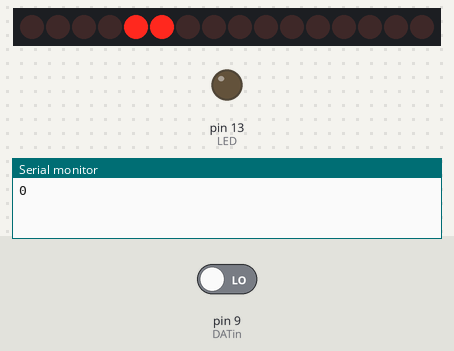
A sketch run on a simulated Arduino Uno, built with avr-gcc and run on an emulated ATmega328P. Shown: 16 shift-register outputs drawn as a row of LEDs (first output left, lit = HIGH), output pins drawn as LEDs (lit = HIGH), the last lines printed to the serial monitor. Wiring (inferred from the names in the program): 2 × shift register (74HC595): data pin 11; shift clock pin 12; latch pin 10. Wiring (inferred from the signals the program sends): row of LEDs: on Q0, Q1, Q2, Q3, Q4, Q5, Q6, Q7, Q8, Q9, Q10, Q11, Q12, Q13, Q14, Q15. The inputs (shaded band) are chosen by the test bench; at power-on: pin 9 (DATin) LOW. Pins used as bus, display or sensor lines are not drawn.

Above: at 1.2 s.
1.3 s: pin 9 (DATin) driven HIGH
At 1.7 s:
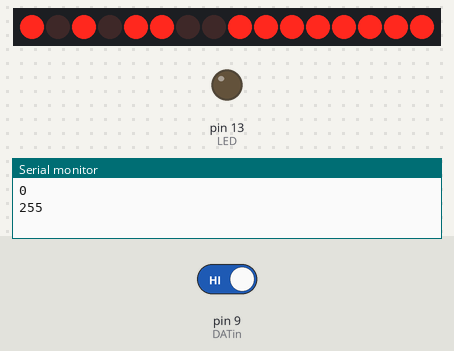
2.8 s: pin 9 (DATin) driven LOW
At 4.0 s:
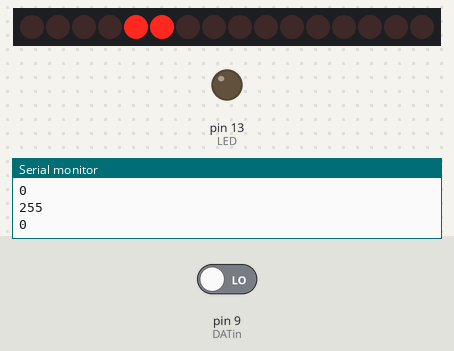
Timing chart, 0 to 5.8 s (numbered marks = the images above; inputs shaded):
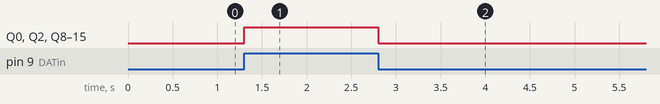

The sketch:

FPGA_Ejercicio29_3.ino
```cpp
const int LED = 13;  //-- LED de Arduino
const int CLK = 12;  //-- Pin de reloj
const int DATout = 11;  //-- Pin de Datos salida
const int DATin = 9;  //-- Pin de Datos entrada
const int CTRL = 10; //-- Pin de control

void setup() {
  pinMode(LED, OUTPUT);
  pinMode(CLK, OUTPUT);
  pinMode(DATin, INPUT);
  pinMode(DATout, OUTPUT);
  pinMode(CTRL, OUTPUT);
  digitalWrite(CTRL, LOW);
  digitalWrite(CLK, LOW);
  digitalWrite(LED, LOW);
  Serial.begin(9600);
}

void fpga_write(int value) {
 shiftOut(DATout, CLK, MSBFIRST, value);
 //Indicar que manda un dato
 digitalWrite(CTRL, HIGH);
 digitalWrite(CTRL, LOW);
}

byte fpga_read() {
  byte c;
 //Indicar que lea dato
 digitalWrite(CTRL, HIGH);
  digitalWrite(CTRL, LOW);
 // recibir dato
  c = shiftIn (DATin, CLK, MSBFIRST);
  return c;
}

void loop() {
  byte dato;
  byte old=0xff;
  char buffer[3];

  while(1){
    dato=fpga_read();
    sprintf(buffer,"%03d",dato);
    fpga_write(buffer[2]);

    if (dato !=old){
      Serial.println(dato);
    }
    old=dato;
  }
}
```

Measured:
- after the input at 1.3 s, Q0, Q2, Q8–15: LOW → HIGH at once
- after the input at 2.8 s, Q0, Q2, Q8–15: HIGH → LOW at once
